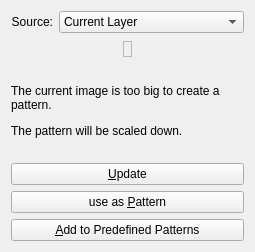
<?xml version="1.0" encoding="UTF-8"?>
<ui version="4.0">
 <author>
    SPDX-FileCopyrightText: none
    SPDX-License-Identifier: GPL-3.0-or-later
  </author>
 <class>KisWdgCustomPattern</class>
 <widget class="QWidget" name="KisWdgCustomPattern">
  <property name="geometry">
   <rect>
    <x>0</x>
    <y>0</y>
    <width>255</width>
    <height>252</height>
   </rect>
  </property>
  <layout class="QVBoxLayout">
   <item>
    <layout class="QHBoxLayout">
     <item>
      <widget class="QLabel" name="textLabel1">
       <property name="text">
        <string>Source:</string>
       </property>
       <property name="alignment">
        <set>Qt::AlignRight|Qt::AlignTrailing|Qt::AlignVCenter</set>
       </property>
      </widget>
     </item>
     <item>
      <widget class="QComboBox" name="cmbSource">
       <property name="enabled">
        <bool>true</bool>
       </property>
       <property name="sizePolicy">
        <sizepolicy hsizetype="MinimumExpanding" vsizetype="Fixed">
         <horstretch>0</horstretch>
         <verstretch>0</verstretch>
        </sizepolicy>
       </property>
       <item>
        <property name="text">
         <string>Current Layer</string>
        </property>
       </item>
       <item>
        <property name="text">
         <string>Entire Image</string>
        </property>
       </item>
      </widget>
     </item>
    </layout>
   </item>
   <item>
    <layout class="QHBoxLayout">
     <item>
      <spacer name="spacer2">
       <property name="orientation">
        <enum>Qt::Horizontal</enum>
       </property>
       <property name="sizeType">
        <enum>QSizePolicy::Expanding</enum>
       </property>
       <property name="sizeHint" stdset="0">
        <size>
         <width>40</width>
         <height>20</height>
        </size>
       </property>
      </spacer>
     </item>
     <item>
      <widget class="QLabel" name="preview">
       <property name="sizePolicy">
        <sizepolicy hsizetype="Fixed" vsizetype="Fixed">
         <horstretch>0</horstretch>
         <verstretch>0</verstretch>
        </sizepolicy>
       </property>
       <property name="minimumSize">
        <size>
         <width>0</width>
         <height>0</height>
        </size>
       </property>
       <property name="frameShape">
        <enum>QFrame::StyledPanel</enum>
       </property>
       <property name="text">
        <string/>
       </property>
      </widget>
     </item>
     <item>
      <spacer name="spacer1">
       <property name="orientation">
        <enum>Qt::Horizontal</enum>
       </property>
       <property name="sizeType">
        <enum>QSizePolicy::Expanding</enum>
       </property>
       <property name="sizeHint" stdset="0">
        <size>
         <width>40</width>
         <height>20</height>
        </size>
       </property>
      </spacer>
     </item>
    </layout>
   </item>
   <item>
    <layout class="QVBoxLayout">
     <item>
      <widget class="QLabel" name="lblWarning">
       <property name="text">
        <string>&lt;html&gt;&lt;head/&gt;&lt;body&gt;&lt;p&gt;The current image is too big to create a pattern. &lt;/p&gt;&lt;p&gt;The pattern will be scaled down.&lt;/p&gt;&lt;/body&gt;&lt;/html&gt;</string>
       </property>
       <property name="textFormat">
        <enum>Qt::RichText</enum>
       </property>
       <property name="wordWrap">
        <bool>true</bool>
       </property>
      </widget>
     </item>
     <item>
      <widget class="QPushButton" name="updateButton">
       <property name="enabled">
        <bool>true</bool>
       </property>
       <property name="text">
        <string>&amp;Update</string>
       </property>
      </widget>
     </item>
     <item>
      <widget class="QPushButton" name="patternButton">
       <property name="text">
        <string>use as &amp;Pattern</string>
       </property>
      </widget>
     </item>
     <item>
      <widget class="QPushButton" name="addButton">
       <property name="text">
        <string>&amp;Add to Predefined Patterns</string>
       </property>
      </widget>
     </item>
    </layout>
   </item>
  </layout>
 </widget>
 <resources/>
 <connections/>
</ui>
